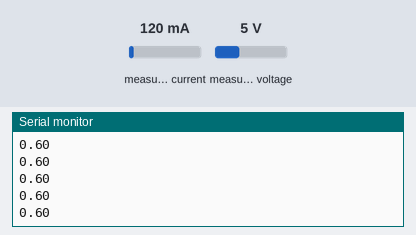
Bench run of a sketch on a simulated Arduino Uno, built with avr-gcc and run on an emulated ATmega328P. Parts: the last lines printed to the serial monitor. The inputs (shaded band) are chosen by the test bench; at power-on: measured current 120 mA, measured voltage 5 V.

Above: at 1.2 s.
1.3 s: measured current set to 40 mA
At 1.9 s:
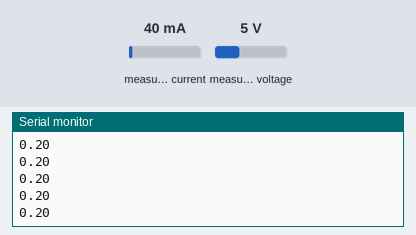
2.8 s: measured voltage set to 0.3 V
At 3.6 s:
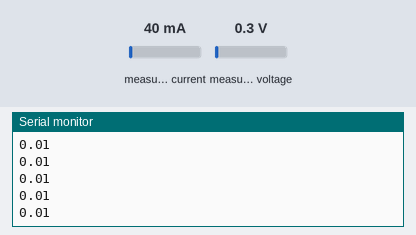
4.3 s: measured current set to 500 mA
At 5.1 s:
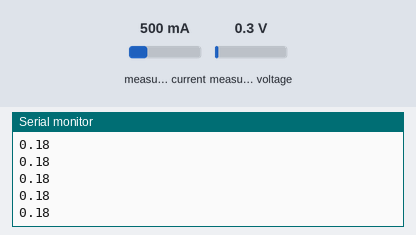
Timing chart, 0 to 7.3 s (numbered marks = the images above; inputs shaded):
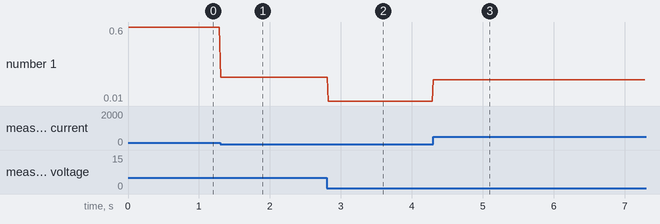

Measured:
- after the input at 1.3 s, the serial monitor: prints a new line at once (image 1)
- after the input at 2.8 s, the serial monitor: prints a new line at once (image 2)
- after the input at 4.3 s, the serial monitor: prints a new line at once (image 3)
- plotted number 1: 0.6 → 0.2 after the input at 1.3 s, 0.2 → 0.01 after the input at 2.8 s, 0.01 → 0.18 after the input at 4.3 s

The sketch:

Senior_Design_Power.ino
```cpp
#include <Wire.h>
#include <Adafruit_INA219.h>

Adafruit_INA219 ina219;

//I2c sensor connected to SCA and SCL pins
//Example program largely from adafruit
//Requires adafruit INA 219 librry version 1.1.1

void setup(void)
{
  uint32_t currentFrequency;
  Serial.begin(115200);

  // Initialize the INA219.
  ina219.begin();
 // ina219.setCalibration_16V_400mA()
}

void loop(void)
{
  float power_mW = 0;
  float current_mA =0;
  float voltage_V=0;
  float shuntvoltage_mV=0;
  float loadvoltage=0;

  voltage_V =ina219.getBusVoltage_V();
  power_mW = ina219.getPower_mW();
  current_mA = ina219.getCurrent_mA();
  shuntvoltage_mV=ina219.getShuntVoltage_mV();
  float power_W=power_mW/1000;
  loadvoltage=voltage_V+(shuntvoltage_mV/1000);
  power_W=(current_mA/1000)*loadvoltage; //(measured voltage)
 // Serial.println(voltage_V);

  Serial.println(power_W);
 Serial.print("");
  delay(10);
}
```
